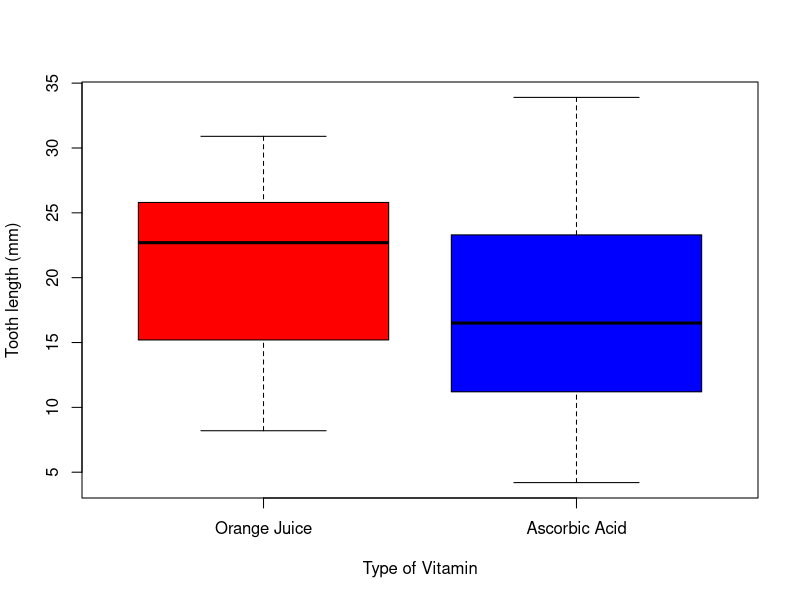
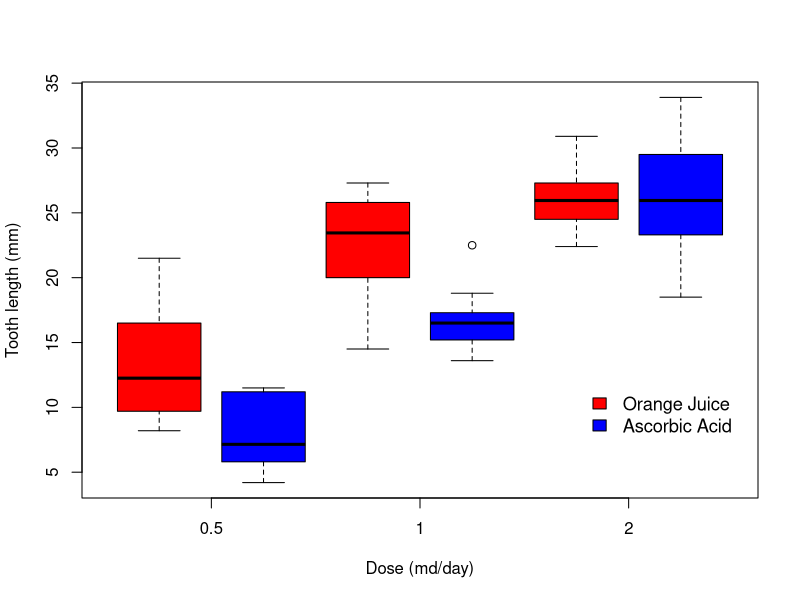
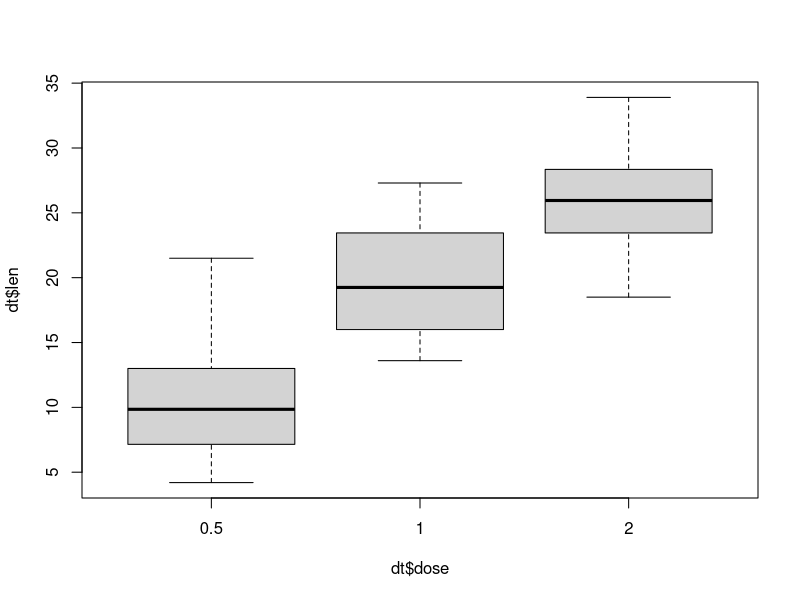
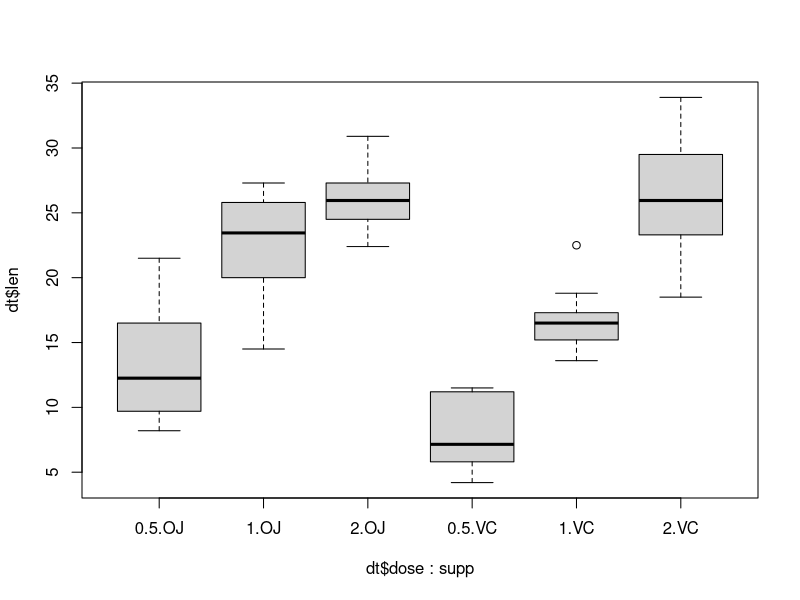
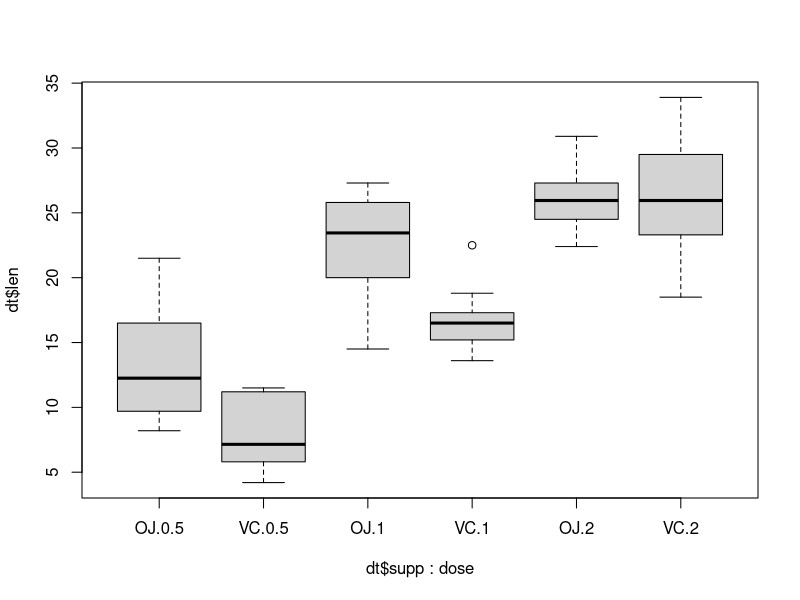

The R source for these figures, in order:
# Now in the second portion of the project, we're going to analyze the ToothGrowth 
# data in the R datasets package.
# 
# Load the ToothGrowth data and perform some basic exploratory data analyses.
# Provide a basic summary of the data.
# Use confidence intervals and/or hypothesis tests to compare tooth growth by supp and dose. (Only use the techniques from class, even if there's other approaches worth considering)
# State your conclusions and the assumptions needed for your conclusions.

library(dplyr)
library(ggplot2)
library(knitr)

data(ToothGrowth)
dt <- ToothGrowth
attach(ToothGrowth)

OJ_dt <- dt[dt$supp=="OJ",]
VC_dt <- dt[dt$supp=="VC",]

boxplot(dt$len~dt$supp, col=c("red","blue"), xaxt = "n", xlab = "Type of Vitamin", ylab = "Tooth length (mm)")
axis(1, 1:2, c("Orange Juice", "Ascorbic Acid"))

boxplot(dt$len~dt$supp*dose, col=c("red","blue"), xaxt = "n", xlab = "Dose (md/day)", ylab = "Tooth length (mm)")
axis(1, c(1.5, 3.5, 5.5 ) , c(0.5, 1.0, 2.0 ))
legend(x = c(5.0, 6.0), y = c(8, 12), legend=c("Orange Juice", "Ascorbic Acid"), 
       fill = c("red","blue"),col=c("red", "blue"), box.lty=0, cex=1.1)


boxplot(dt$len~dt$dose)
boxplot(dt$len~dt$dose*supp)
boxplot(dt$len~dt$supp*dose)

t.test(OJ_dt$len,VC_dt$len, var.equal = FALSE ,paired = FALSE)$conf
t.test(OJ_dt$len,VC_dt$len, var.equal = TRUE ,paired = FALSE)$conf


                     